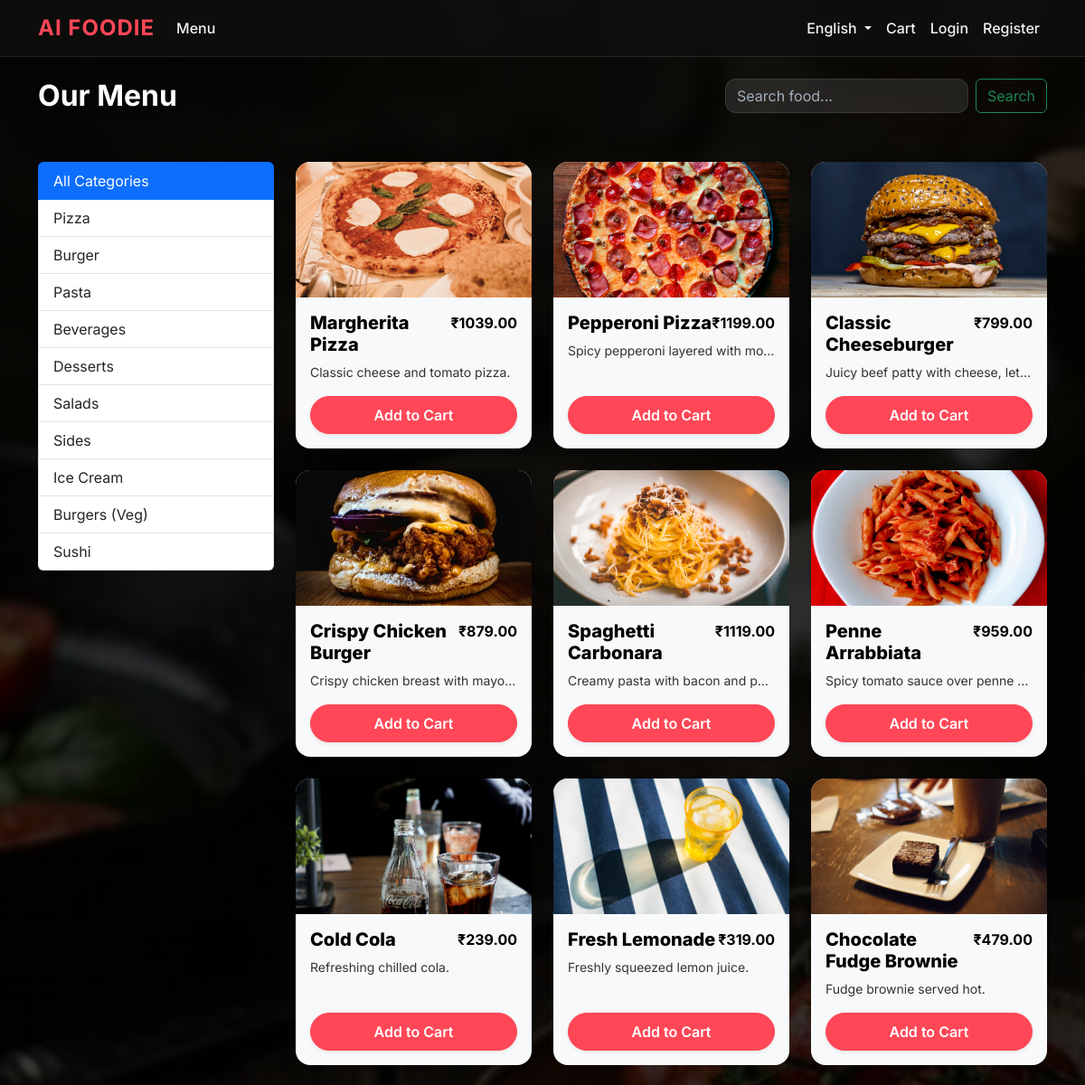
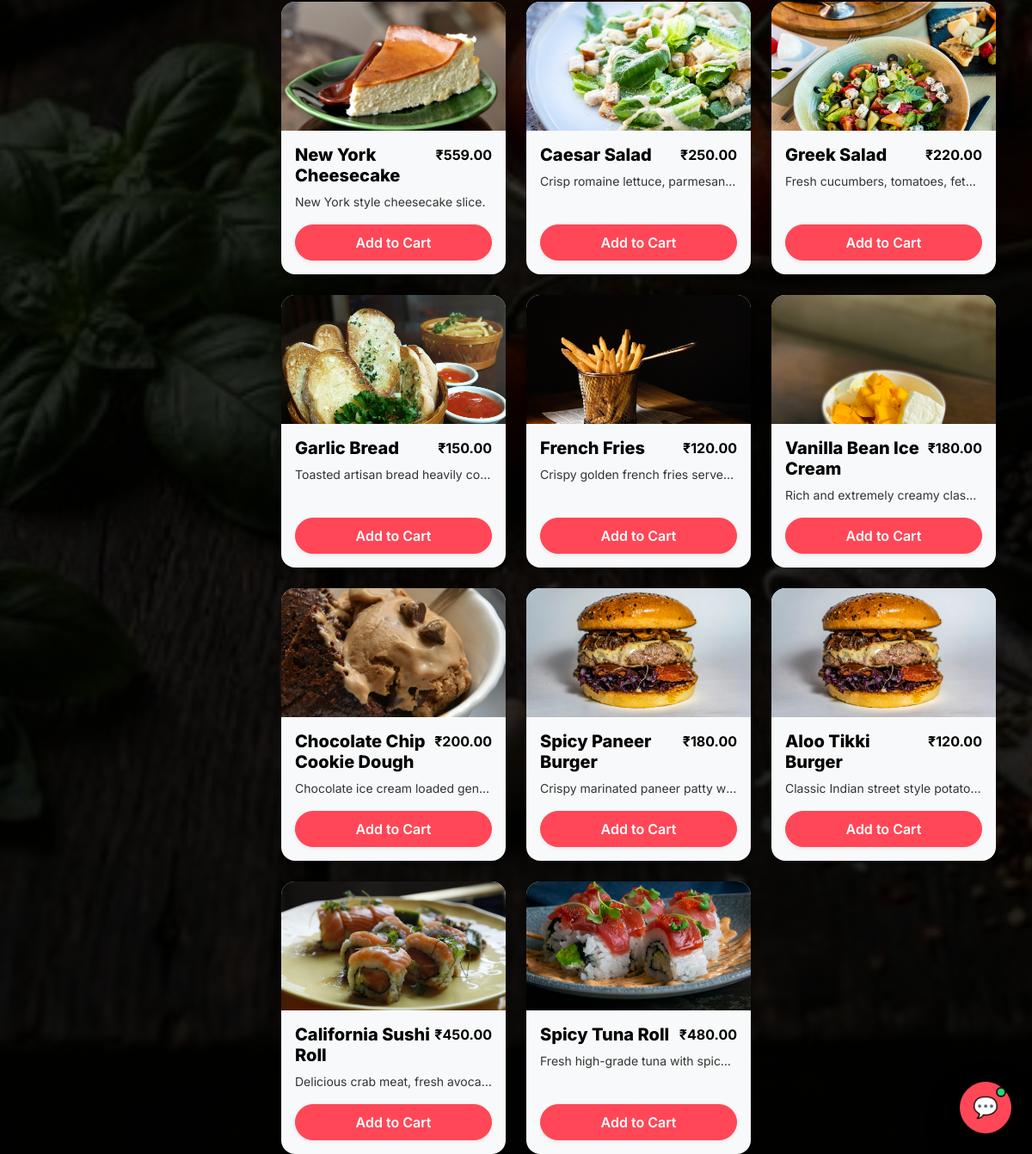
The app's page /menu/ with its own data (2 pictures, top to bottom).
### core/models.py (models this page shows, shortened)
class Category(models.Model):
    name = models.CharField(max_length=100)
    slug = models.SlugField(unique=True)
    class Meta:
        verbose_name_plural = 'Categories'

class FoodItem(models.Model):
    category = models.ForeignKey(Category, related_name='food_items', on_delete=models.CASCADE)
    name = models.CharField(max_length=200)
    description = models.TextField()
    price = models.DecimalField(max_digits=6, decimal_places=2)
    image = models.ImageField(upload_to='food_images/', blank=True, null=True)
    is_available = models.BooleanField(default=True)
    popularity_score = models.IntegerField(default=0)

### core/views.py (the view)
# urls.py: path('menu/', views.menu, name='menu'),
def menu(request):
    category_slug = request.GET.get('category')
    search_query = request.GET.get('q')
    items = FoodItem.objects.filter(is_available=True)
    if category_slug:
        items = items.filter(category__slug=category_slug)
    if search_query:
        items = items.filter(name__icontains=search_query)
    categories = Category.objects.all()
    return render(request, 'core/menu.html', {'items': items, 'categories': categories})

### templates/core/menu.html
{% extends 'core/base.html' %}
{% block content %}
<div class="row mb-4">
    <div class="col-md-8">
        <h2>Our Menu</h2>
    </div>
    <div class="col-md-4">
        <form class="d-flex" method="get" action="{% url 'menu' %}">
            <input class="form-control me-2" type="search" name="q" placeholder="Search food..." value="{{ request.GET.q }}">
            <button class="btn btn-outline-success" type="submit">Search</button>
        </form>
    </div>
</div>
<div class="row">
    <div class="col-md-3 mb-4">
        <div class="list-group shadow-sm">
            <a href="{% url 'menu' %}" class="list-group-item list-group-item-action {% if not request.GET.category %}active{% endif %}">
                All Categories
            </a>
            {% for category in categories %}
            <a href="{% url 'menu' %}?category={{ category.slug }}" class="list-group-item list-group-item-action {% if request.GET.category == category.slug %}active{% endif %}">
                {{ category.name }}
            </a>
            {% endfor %}
        </div>
    </div>
    <div class="col-md-9">
        <div class="row gy-4">
            {% for item in items %}
            <div class="col-md-4">
                <div class="card h-100 shadow-sm border-0 bg-light food-card">
                    {% if item.image %}
                    <img src="{{ item.image.url }}" class="card-img-top" alt="{{ item.name }}" style="height: 150px; object-fit: cover; border-radius: 8px 8px 0 0;">
                    {% else %}
                    <div class="bg-secondary text-white d-flex align-items-center justify-content-center" style="height: 150px; border-radius: 8px 8px 0 0;">
                        <span>No Image</span>
                    </div>
                    {% endif %}
                    <div class="card-body d-flex flex-column">
                        <div class="d-flex justify-content-between">
                            <h5 class="card-title">{{ item.name }}</h5>
                            <span class="text-success fw-bold">₹{{ item.price }}</span>
                        </div>
                        <p class="card-text small text-muted text-truncate">{{ item.description }}</p>
                        <div class="mt-auto">
                            <a href="{% url 'add_to_cart' item.id %}" class="btn btn-primary w-100 shadow-sm transition">Add to Cart</a>
                        </div>
                    </div>
                </div>
            </div>
            {% empty %}
            <div class="col-12 text-center py-5">
                <h4 class="text-muted">No food items found matching your criteria.</h4>
                <p>Try searching for something else or clear the filters.</p>
                <a href="{% url 'menu' %}" class="btn btn-outline-primary mt-2">Clear Filters</a>
            </div>
            {% endfor %}
        </div>
    </div>
</div>
{% endblock %}

### templates/core/base.html (shortened to what this page needs)
{% load i18n %}
<!DOCTYPE html>
<html lang="{{ LANGUAGE_CODE }}">
<head>
    <link href="https://cdn.jsdelivr.net/npm/bootstrap@5.3.0/dist/css/bootstrap.min.css" rel="stylesheet">
    <link rel="stylesheet" href="https://cdn.jsdelivr.net/npm/bootstrap-icons@1.11.3/font/bootstrap-icons.min.css">
    <link href="/static/css/style.css?v=1.2" rel="stylesheet">
</head>
<body>
    <nav class="navbar navbar-expand-lg navbar-dark bg-dark">
        <div class="container">
            <a class="navbar-brand" href="{% url 'home' %}">AI Foodie</a>
            <div class="collapse navbar-collapse" id="navbarNav">
                <ul class="navbar-nav me-auto">
                    <li class="nav-item">
                        <a class="nav-link" href="{% url 'menu' %}">{% trans "Menu" %}</a>
                    </li>
                </ul>
                <ul class="navbar-nav ms-auto">
                    <li class="nav-item dropdown">
                        <a class="nav-link dropdown-toggle" href="#" id="languageDropdown" role="button" data-bs-toggle="dropdown" aria-expanded="false">
                            {% get_current_language as LANGUAGE_CODE %}
                            {% get_language_info for LANGUAGE_CODE as lang %}
                            {{ lang.name_local }}
                        </a>
                            {% get_available_languages as LANGUAGES %}
                            {% get_language_info_list for LANGUAGES as languages %}
                    </li>
                    <li class="nav-item">
                        <a class="nav-link" href="{% url 'cart' %}">
                            {% trans "Cart" %} <span id="nav-cart-badge" class="badge bg-danger rounded-pill ms-1" style="display: none; font-size: 0.75rem;">0</span>
                        </a>
                    </li>
                    {% if user.is_authenticated %}
                        <li class="nav-item">
                            <a class="nav-link" href="{% url 'profile' %}">{% trans "Profile" %} ({{ user.username }})</a>
                        </li>
                        <li class="nav-item">
                            <form action="{% url 'logout' %}" method="post" class="d-inline">
                                {% csrf_token %}
                                <button type="submit" class="nav-link btn btn-link">{% trans "Logout" %}</button>
                            </form>
                        </li>
                    {% else %}
                        <li class="nav-item">
                            <a class="nav-link" href="{% url 'login' %}">{% trans "Login" %}</a>
                        </li>
                        <li class="nav-item">
                            <a class="nav-link" href="{% url 'register' %}">{% trans "Register" %}</a>
                        </li>
                    {% endif %}
                </ul>
            </div>
        </div>
    </nav>
    <div class="container mt-4">
        {% block content %}
        {% endblock %}
    </div>
    <button id="chatbot-toggle" class="btn btn-primary rounded-circle position-fixed bottom-0 end-0 m-4 shadow-lg d-flex align-items-center justify-content-center" style="width: 60px; height: 60px; z-index: 1040;" title="Chat with AI Assistant">
        <span class="fs-4">💬</span>
        <span class="chat-toggle-badge" id="chat-unread-dot"></span>
    </button>
</body>
</html>

### static/css/style.css (style rules this page uses)
:root { --primary-color: #ff4757; --secondary-color: #2ed573; --dark-bg: rgba(22, 22, 26, 0.85); --card-bg: rgba(30, 30, 36, 0.75); --text-light: #f1f2f6; --text-muted: #a4b0be; --glass-border: rgba(255, 255, 255, 0.1); }
body { font-family: 'Inter', sans-serif; color: var(--text-light); background-image: linear-gradient(rgba(0, 0, 0, 0.75), rgba(0, 0, 0, 0.85)), url('/static/images/bg.png'); background-size: cover; background-position: center; background-attachment: fixed; min-height: 100vh; }
.navbar { background: rgba(15, 15, 15, 0.8) !important; backdrop-filter: blur(12px); -webkit-backdrop-filter: blur(12px); border-bottom: 1px solid var(--glass-border); }
.navbar-brand { font-weight: 700; font-size: 1.5rem; color: var(--primary-color) !important; text-transform: uppercase; letter-spacing: 1px; }
.nav-link { color: var(--text-light) !important; transition: color 0.3s ease, transform 0.3s ease; font-weight: 500; }
.card { background: var(--card-bg); backdrop-filter: blur(16px); -webkit-backdrop-filter: blur(16px); border: 1px solid var(--glass-border); border-radius: 16px; box-shadow: 0 8px 32px 0 rgba(0, 0, 0, 0.37); color: var(--text-light); transition: transform 0.3s ease, box-shadow 0.3s ease; overflow: hidden; }
.food-card.bg-light { background-color: #f8f9fa !important; color: #000000 !important; }
.food-card .card-title { color: #000000 !important; font-weight: 800 !important; }
.food-card .card-text, .food-card .card-subtitle { color: #333333 !important; }
.btn-primary { background-color: var(--primary-color); border-color: var(--primary-color); border-radius: 30px; padding: 8px 24px; font-weight: 600; transition: all 0.3s ease; }
h1, h2, h3, h4, h5, h6 { font-weight: 700; }
.bg-light h1, .bg-light h2, .bg-light p, .bg-light span { color: #000000 !important; }
h2 { color: #ffffff; text-shadow: 0 2px 10px rgba(0,0,0,0.5); margin-bottom: 30px; }
.form-control { background: rgba(255, 255, 255, 0.1); border: 1px solid var(--glass-border); color: #fff; border-radius: 12px; }
.form-control::placeholder { color: var(--text-muted); }
.chat-toggle-badge { position: absolute; top: 5px; right: 5px; width: 12px; height: 12px; background: #2ed573; border: 2px solid #16161a; border-radius: 50%; animation: pulse-green 2s infinite; }

### records on screen
Category: name "Pizza"
Category: name "Burger"
Category: name "Pasta"
Category: name "Beverages"
Category: name "Desserts"
Category: name "Salads"
Category: name "Sides"
Category: name "Ice Cream"
Category: name "Burgers (Veg)"
Category: name "Sushi"
FoodItem: image (picture), name "Margherita Pizza", price "1039.00", description "Classic cheese and tomato pizza."
FoodItem: image (picture), name "Pepperoni Pizza", price "1199.00", description "Spicy pepperoni layered with mo…"
FoodItem: image (picture), name "Classic Cheeseburger", price "799.00", description "Juicy beef patty with cheese, let…"
FoodItem: image (picture), name "Crispy Chicken Burger", price "879.00", description "Crispy chicken breast with mayo…"
FoodItem: image (picture), name "Spaghetti Carbonara", price "1119.00", description "Creamy pasta with bacon and p…"
FoodItem: image (picture), name "Penne Arrabbiata", price "959.00", description "Spicy tomato sauce over penne…"
FoodItem: image (picture), name "Cold Cola", price "239.00", description "Refreshing chilled cola."
FoodItem: image (picture), name "Fresh Lemonade", price "319.00", description "Freshly squeezed lemon juice."
FoodItem: image (picture), name "Chocolate Fudge Brownie", price "479.00", description "Fudge brownie served hot."
FoodItem: image (picture), name "New York Cheesecake", price "559.00", description "New York style cheesecake slice."
FoodItem: image (picture), name "Caesar Salad", price "250.00", description "Crisp romaine lettuce, parmesan…"
FoodItem: image (picture), name "Greek Salad", price "220.00", description "Fresh cucumbers, tomatoes, fet…"
FoodItem: image (picture), name "Garlic Bread", price "150.00", description "Toasted artisan bread heavily co…"
FoodItem: image (picture), name "French Fries", price "120.00", description "Crispy golden french fries serve…"
FoodItem: image (picture), name "Vanilla Bean Ice Cream", price "180.00", description "Rich and extremely creamy clas…"
FoodItem: image (picture), name "Chocolate Chip Cookie Dough", price "200.00", description "Chocolate ice cream loaded gen…"
FoodItem: image (picture), name "Spicy Paneer Burger", price "180.00", description "Crispy marinated paneer patty w…"
FoodItem: image (picture), name "Aloo Tikki Burger", price "120.00", description "Classic Indian street style potato…"
FoodItem: image (picture), name "California Sushi Roll", price "450.00", description "Delicious crab meat, fresh avoca…"
FoodItem: image (picture), name "Spicy Tuna Roll", price "480.00", description "Fresh high-grade tuna with spic…"

### other values on screen
{{ lang.name_local }} "English"
